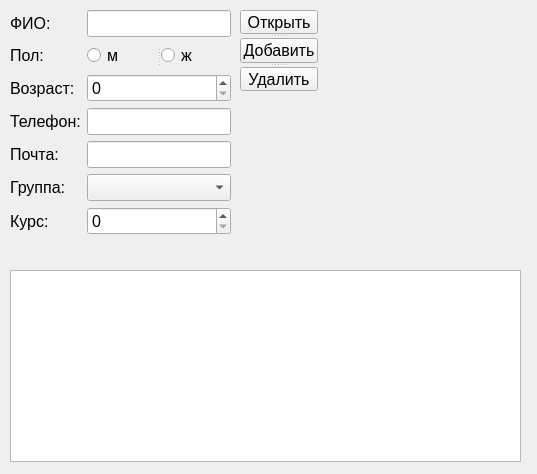
<?xml version="1.0" encoding="UTF-8"?>
<ui version="4.0">
 <class>widget</class>
 <widget class="QWidget" name="widget">
  <property name="geometry">
   <rect>
    <x>0</x>
    <y>0</y>
    <width>537</width>
    <height>474</height>
   </rect>
  </property>
  <property name="font">
   <font>
    <pointsize>12</pointsize>
   </font>
  </property>
  <property name="windowTitle">
   <string>Студенты</string>
  </property>
  <widget class="QTableWidget" name="tableWidget">
   <property name="geometry">
    <rect>
     <x>10</x>
     <y>270</y>
     <width>511</width>
     <height>192</height>
    </rect>
   </property>
  </widget>
  <widget class="QWidget" name="">
   <property name="geometry">
    <rect>
     <x>10</x>
     <y>10</y>
     <width>221</width>
     <height>401</height>
    </rect>
   </property>
   <layout class="QFormLayout" name="formLayout">
    <item row="0" column="0">
     <widget class="QLabel" name="label">
      <property name="text">
       <string>ФИО: </string>
      </property>
     </widget>
    </item>
    <item row="0" column="1">
     <widget class="QLineEdit" name="leFIO"/>
    </item>
    <item row="1" column="0">
     <widget class="QLabel" name="label_2">
      <property name="text">
       <string>Пол:</string>
      </property>
     </widget>
    </item>
    <item row="1" column="1">
     <widget class="QSplitter" name="splitter">
      <property name="orientation">
       <enum>Qt::Horizontal</enum>
      </property>
      <widget class="QRadioButton" name="rbMale">
       <property name="text">
        <string>м</string>
       </property>
      </widget>
      <widget class="QRadioButton" name="radioButton_2">
       <property name="text">
        <string>ж</string>
       </property>
      </widget>
     </widget>
    </item>
    <item row="2" column="0">
     <widget class="QLabel" name="label_3">
      <property name="text">
       <string>Возраст:</string>
      </property>
     </widget>
    </item>
    <item row="2" column="1">
     <widget class="QSpinBox" name="spAge"/>
    </item>
    <item row="3" column="0">
     <widget class="QLabel" name="label_4">
      <property name="text">
       <string>Телефон:</string>
      </property>
     </widget>
    </item>
    <item row="3" column="1">
     <widget class="QLineEdit" name="lePhone"/>
    </item>
    <item row="4" column="0">
     <widget class="QLabel" name="label_5">
      <property name="text">
       <string>Почта:</string>
      </property>
     </widget>
    </item>
    <item row="4" column="1">
     <widget class="QLineEdit" name="lineEdit_3"/>
    </item>
    <item row="5" column="0">
     <widget class="QLabel" name="label_6">
      <property name="text">
       <string>Группа:</string>
      </property>
     </widget>
    </item>
    <item row="5" column="1">
     <widget class="QComboBox" name="comboBox"/>
    </item>
    <item row="6" column="0">
     <widget class="QLabel" name="label_7">
      <property name="text">
       <string>Курс:</string>
      </property>
     </widget>
    </item>
    <item row="6" column="1">
     <widget class="QSpinBox" name="spKurs"/>
    </item>
   </layout>
  </widget>
  <widget class="QSplitter" name="splitter_2">
   <property name="geometry">
    <rect>
     <x>240</x>
     <y>10</y>
     <width>78</width>
     <height>81</height>
    </rect>
   </property>
   <property name="orientation">
    <enum>Qt::Vertical</enum>
   </property>
   <widget class="QPushButton" name="pbOpen">
    <property name="text">
     <string>Открыть</string>
    </property>
   </widget>
   <widget class="QPushButton" name="pbInsert">
    <property name="text">
     <string>Добавить</string>
    </property>
   </widget>
   <widget class="QPushButton" name="pbDelete">
    <property name="text">
     <string>Удалить</string>
    </property>
   </widget>
  </widget>
 </widget>
 <resources/>
 <connections/>
</ui>
